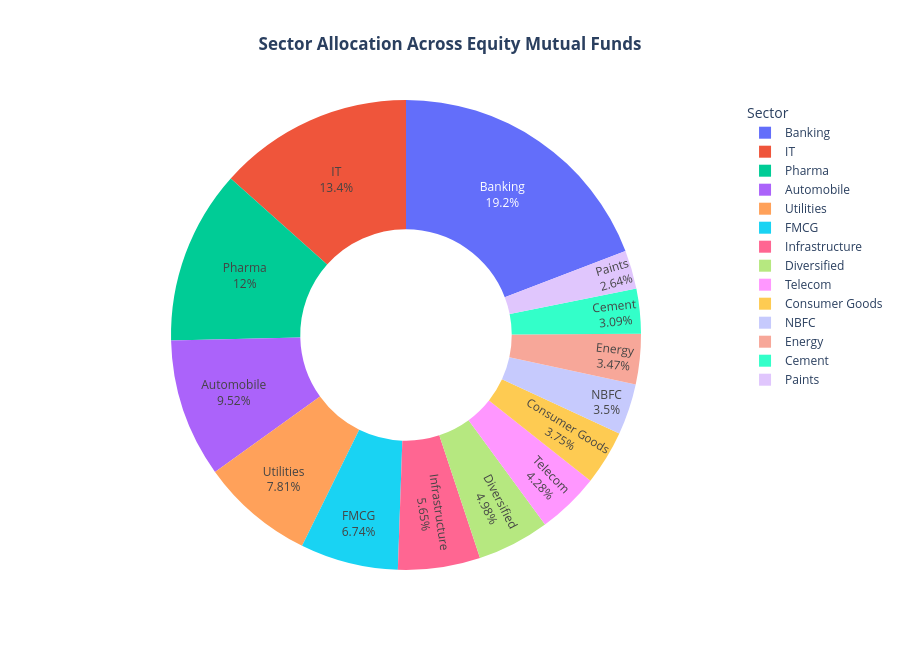

Here is the notebook cell this chart was saved with:
### Code cell
fig = px.pie(
    sector,
    values="weight_pct",
    names="sector",
    hole=0.45,
    title="<b>Sector Allocation Across Equity Mutual Funds</b>",
    template="plotly_white"
)

fig.update_traces(
    textposition="inside",
    textinfo="percent+label"
)

fig.update_layout(
    width=900,
    height=650,
    title_x=0.5,
    legend_title="Sector"
)

fig.show()

### Figure 1 — Plotly figure (JSON) as saved in the notebook; plotly's stock layout.template omitted (floating-point values rounded to 4 significant figures)
{"data": [{"domain": {"x": [0, 1], "y": [0, 1]}, "hole": 0.45, "hovertemplate": "sector=%{label}<br>weight_pct=%{value}<extra></extra>", "labels": ["Banking", "IT", "Pharma", "Automobile", "Utilities", "FMCG", "Infrastructure", "Diversified", "Telecom", "Consumer Goods", "NBFC", "Energy", "Cement", "Paints"], "legendgroup": "", "name": "", "showlegend": true, "textinfo": "percent+label", "textposition": "inside", "type": "pie", "values": [652.3, 455.5, 407.4, 323.6, 265.5, 229.1, 192.2, 169.2, 145.6, 127.6, 119.1, 117.9, 105.0, 89.86]}], "layout": {"height": 650, "legend": {"title": {"text": "Sector"}, "tracegroupgap": 0}, "title": {"text": "<b>Sector Allocation Across Equity Mutual Funds</b>", "x": 0.5}, "width": 900}}
